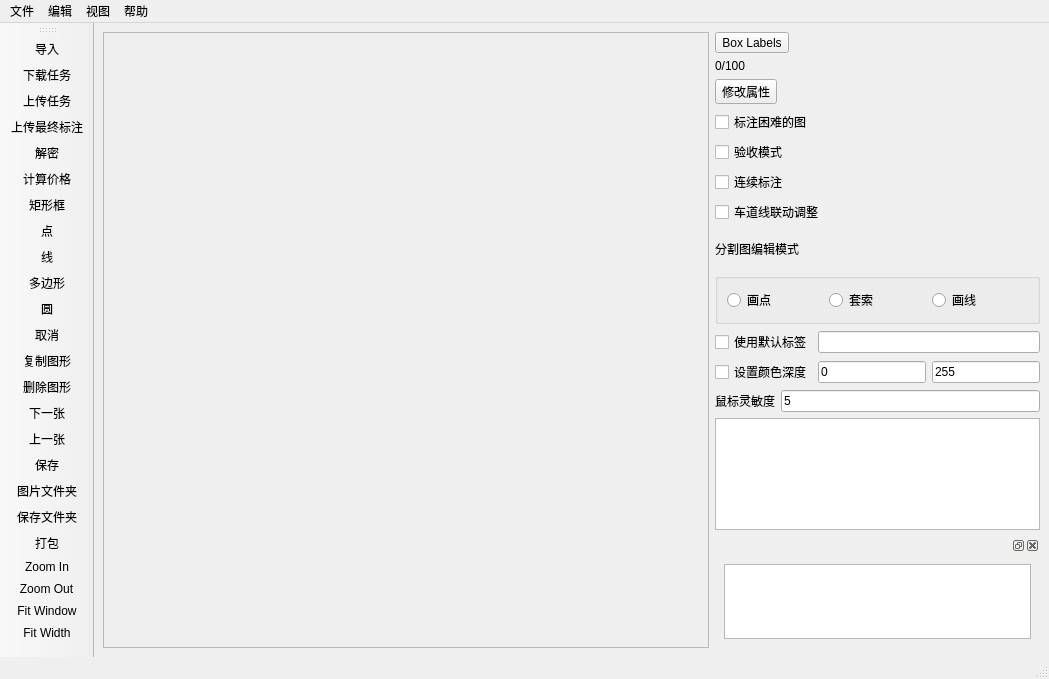
<?xml version="1.0" encoding="UTF-8"?>
<ui version="4.0">
 <class>MainWindow</class>
 <widget class="QMainWindow" name="MainWindow">
  <property name="geometry">
   <rect>
    <x>0</x>
    <y>0</y>
    <width>1049</width>
    <height>679</height>
   </rect>
  </property>
  <property name="windowTitle">
   <string>MainWindow</string>
  </property>
  <widget class="QWidget" name="centralwidget">
   <layout class="QHBoxLayout" name="horizontalLayout_4" stretch="7,0">
    <item>
     <widget class="QScrollArea" name="scrollArea">
      <property name="widgetResizable">
       <bool>true</bool>
      </property>
      <widget class="QWidget" name="scrollAreaWidgetContents">
       <property name="geometry">
        <rect>
         <x>0</x>
         <y>0</y>
         <width>549</width>
         <height>614</height>
        </rect>
       </property>
      </widget>
     </widget>
    </item>
    <item>
     <layout class="QVBoxLayout" name="verticalLayout_2" stretch="0,0,0,0,0">
      <item>
       <widget class="QToolButton" name="toolButton_2">
        <property name="text">
         <string>Box Labels</string>
        </property>
       </widget>
      </item>
      <item>
       <widget class="QLabel" name="label_4">
        <property name="text">
         <string>0/100</string>
        </property>
       </widget>
      </item>
      <item>
       <widget class="QToolButton" name="toolButton">
        <property name="text">
         <string>修改属性</string>
        </property>
       </widget>
      </item>
      <item>
       <layout class="QVBoxLayout" name="verticalLayout_3">
        <item>
         <widget class="QCheckBox" name="checkBox">
          <property name="text">
           <string>标注困难的图</string>
          </property>
         </widget>
        </item>
        <item>
         <widget class="QCheckBox" name="checkBox_2">
          <property name="text">
           <string>验收模式</string>
          </property>
         </widget>
        </item>
        <item>
         <widget class="QCheckBox" name="checkBox_4">
          <property name="text">
           <string>连续标注</string>
          </property>
         </widget>
        </item>
        <item>
         <widget class="QCheckBox" name="checkBox_3">
          <property name="text">
           <string>车道线联动调整</string>
          </property>
         </widget>
        </item>
       </layout>
      </item>
      <item>
       <layout class="QVBoxLayout" name="verticalLayout" stretch="1,1,1,1,1,3,3">
        <item>
         <widget class="QLabel" name="label">
          <property name="text">
           <string>分割图编辑模式</string>
          </property>
         </widget>
        </item>
        <item>
         <widget class="QGroupBox" name="groupBox">
          <property name="title">
           <string/>
          </property>
          <layout class="QHBoxLayout" name="horizontalLayout">
           <item>
            <widget class="QRadioButton" name="radioButton">
             <property name="text">
              <string>画点</string>
             </property>
            </widget>
           </item>
           <item>
            <widget class="QRadioButton" name="radioButton_2">
             <property name="text">
              <string>套索</string>
             </property>
            </widget>
           </item>
           <item>
            <widget class="QRadioButton" name="radioButton_3">
             <property name="text">
              <string>画线</string>
             </property>
            </widget>
           </item>
          </layout>
         </widget>
        </item>
        <item>
         <layout class="QHBoxLayout" name="horizontalLayout_3">
          <item>
           <widget class="QCheckBox" name="checkBox_5">
            <property name="text">
             <string>使用默认标签</string>
            </property>
           </widget>
          </item>
          <item>
           <widget class="QLineEdit" name="lineEdit"/>
          </item>
         </layout>
        </item>
        <item>
         <layout class="QGridLayout" name="gridLayout">
          <item row="0" column="2">
           <widget class="QLineEdit" name="lineEdit_3">
            <property name="text">
             <string>255</string>
            </property>
           </widget>
          </item>
          <item row="0" column="0">
           <widget class="QCheckBox" name="checkBox_6">
            <property name="text">
             <string>设置颜色深度</string>
            </property>
           </widget>
          </item>
          <item row="0" column="1">
           <widget class="QLineEdit" name="lineEdit_2">
            <property name="text">
             <string>0</string>
            </property>
           </widget>
          </item>
         </layout>
        </item>
        <item>
         <layout class="QHBoxLayout" name="horizontalLayout_2">
          <item>
           <widget class="QLabel" name="label_3">
            <property name="text">
             <string>鼠标灵敏度</string>
            </property>
           </widget>
          </item>
          <item>
           <widget class="QLineEdit" name="lineEdit_4">
            <property name="text">
             <string>5</string>
            </property>
           </widget>
          </item>
         </layout>
        </item>
        <item>
         <widget class="QListWidget" name="listWidget"/>
        </item>
        <item>
         <widget class="QDockWidget" name="dockWidget_10">
          <widget class="QWidget" name="dockWidgetContents_13">
           <layout class="QVBoxLayout" name="verticalLayout_4">
            <item>
             <widget class="QListWidget" name="listWidget_2"/>
            </item>
           </layout>
          </widget>
         </widget>
        </item>
       </layout>
      </item>
     </layout>
    </item>
   </layout>
  </widget>
  <widget class="QMenuBar" name="menuBar">
   <property name="geometry">
    <rect>
     <x>0</x>
     <y>0</y>
     <width>1049</width>
     <height>23</height>
    </rect>
   </property>
   <widget class="QMenu" name="menu">
    <property name="title">
     <string>文件</string>
    </property>
    <addaction name="action"/>
    <addaction name="action_2"/>
    <addaction name="action_3"/>
    <addaction name="action_4"/>
    <addaction name="action_5"/>
    <addaction name="action_6"/>
    <addaction name="action_7"/>
    <addaction name="action_8"/>
    <addaction name="action_9"/>
    <addaction name="action_10"/>
    <addaction name="action_Ctrl_Q"/>
    <addaction name="action_Ctrl_X"/>
   </widget>
   <widget class="QMenu" name="menu_2">
    <property name="title">
     <string>编辑</string>
    </property>
    <addaction name="action_11"/>
    <addaction name="action_12"/>
    <addaction name="action_13"/>
    <addaction name="action_14"/>
    <addaction name="action_15"/>
    <addaction name="action_16"/>
    <addaction name="action_17"/>
    <addaction name="action_18"/>
    <addaction name="action_19"/>
    <addaction name="action_20"/>
    <addaction name="actionBoxLineColor"/>
   </widget>
   <widget class="QMenu" name="menu_3">
    <property name="title">
     <string>视图</string>
    </property>
    <addaction name="actionAuto_Saving"/>
    <addaction name="actionSingle_Class_Mode_Ctrl_ShIft_S"/>
    <addaction name="actionShow_Hide_Label_Panel_Ctrl_Shift_S"/>
    <addaction name="actionAdvanced_Mode"/>
    <addaction name="actionHide_RectBox"/>
    <addaction name="actionShow_RectBox"/>
    <addaction name="actionZoom_in"/>
    <addaction name="actionZoom_out"/>
    <addaction name="actionOriginal_size"/>
    <addaction name="actionFit_Window_2"/>
    <addaction name="actionFit_Width_2"/>
   </widget>
   <widget class="QMenu" name="menu_4">
    <property name="title">
     <string>帮助</string>
    </property>
    <addaction name="action_21"/>
    <addaction name="action_22"/>
   </widget>
   <addaction name="menu"/>
   <addaction name="menu_2"/>
   <addaction name="menu_3"/>
   <addaction name="menu_4"/>
  </widget>
  <widget class="QToolBar" name="toolBar">
   <property name="windowTitle">
    <string>toolBar</string>
   </property>
   <property name="iconSize">
    <size>
     <width>24</width>
     <height>24</height>
    </size>
   </property>
   <attribute name="toolBarArea">
    <enum>LeftToolBarArea</enum>
   </attribute>
   <attribute name="toolBarBreak">
    <bool>false</bool>
   </attribute>
   <addaction name="action_24"/>
   <addaction name="action_25"/>
   <addaction name="action_26"/>
   <addaction name="action_27"/>
   <addaction name="action_28"/>
   <addaction name="action_29"/>
   <addaction name="action_30"/>
   <addaction name="action_31"/>
   <addaction name="action_32"/>
   <addaction name="action_33"/>
   <addaction name="action_34"/>
   <addaction name="action_35"/>
   <addaction name="action_36"/>
   <addaction name="action_37"/>
   <addaction name="action_38"/>
   <addaction name="action_39"/>
   <addaction name="action_40"/>
   <addaction name="action_41"/>
   <addaction name="action_42"/>
   <addaction name="action_43"/>
   <addaction name="actionZoom_In"/>
   <addaction name="actionZoom_Out"/>
   <addaction name="actionFit_Window"/>
   <addaction name="actionFit_Width"/>
  </widget>
  <widget class="QStatusBar" name="statusBar"/>
  <action name="action">
   <property name="text">
    <string>导入</string>
   </property>
  </action>
  <action name="action_2">
   <property name="text">
    <string>图片文件夹</string>
   </property>
  </action>
  <action name="action_3">
   <property name="text">
    <string>保存文件夹</string>
   </property>
  </action>
  <action name="action_4">
   <property name="text">
    <string>最近访问</string>
   </property>
  </action>
  <action name="action_5">
   <property name="text">
    <string>保存                        Ctrl+S</string>
   </property>
  </action>
  <action name="action_6">
   <property name="text">
    <string>另存为                     Ctrl+Shift+S</string>
   </property>
  </action>
  <action name="action_7">
   <property name="text">
    <string>下一张                     Right</string>
   </property>
  </action>
  <action name="action_8">
   <property name="text">
    <string>上一张                     Left</string>
   </property>
  </action>
  <action name="action_9">
   <property name="text">
    <string>关闭文件</string>
   </property>
  </action>
  <action name="action_10">
   <property name="text">
    <string>重置</string>
   </property>
  </action>
  <action name="action_Ctrl_Q">
   <property name="text">
    <string>修改多边形               Ctrl+Q</string>
   </property>
  </action>
  <action name="action_Ctrl_X">
   <property name="text">
    <string>删除多边形               Ctrl+X</string>
   </property>
  </action>
  <action name="action_11">
   <property name="text">
    <string>矩形框</string>
   </property>
  </action>
  <action name="action_12">
   <property name="text">
    <string>线                          L</string>
   </property>
  </action>
  <action name="action_13">
   <property name="text">
    <string>多边形                    Ctrl+A</string>
   </property>
  </action>
  <action name="action_14">
   <property name="text">
    <string>圆                          Ctrl+W</string>
   </property>
  </action>
  <action name="action_15">
   <property name="text">
    <string>添加交通标志           Up</string>
   </property>
  </action>
  <action name="action_16">
   <property name="text">
    <string>删除交通标志           Down</string>
   </property>
  </action>
  <action name="action_17">
   <property name="text">
    <string>取消                       Ctrl+Z</string>
   </property>
  </action>
  <action name="action_18">
   <property name="text">
    <string>修改属性                 Ctrl+E</string>
   </property>
  </action>
  <action name="action_19">
   <property name="text">
    <string>复制图形                 Ctrl+C</string>
   </property>
  </action>
  <action name="action_20">
   <property name="text">
    <string>删除图形                 Del</string>
   </property>
  </action>
  <action name="actionBoxLineColor">
   <property name="text">
    <string>BoxLineColor         Ctrl+L</string>
   </property>
  </action>
  <action name="action_21">
   <property name="text">
    <string>软件信息</string>
   </property>
  </action>
  <action name="action_22">
   <property name="text">
    <string>检查更新</string>
   </property>
  </action>
  <action name="actionAuto_Saving">
   <property name="text">
    <string>Auto Saving</string>
   </property>
  </action>
  <action name="actionSingle_Class_Mode_Ctrl_ShIft_S">
   <property name="text">
    <string>Single Class Mode              Ctrl+ShIft+S</string>
   </property>
  </action>
  <action name="actionShow_Hide_Label_Panel_Ctrl_Shift_S">
   <property name="text">
    <string>Show/Hide  Label Panel       Ctrl+Shift+S</string>
   </property>
  </action>
  <action name="actionAdvanced_Mode">
   <property name="text">
    <string>Advanced Mode                 Ctrl+Shift+A</string>
   </property>
  </action>
  <action name="actionHide_RectBox">
   <property name="text">
    <string>Hide RectBox</string>
   </property>
  </action>
  <action name="actionShow_RectBox">
   <property name="text">
    <string>Show RectBox</string>
   </property>
  </action>
  <action name="actionZoom_in">
   <property name="text">
    <string>Zoom in                             Ctrl++</string>
   </property>
  </action>
  <action name="actionZoom_out">
   <property name="text">
    <string>Zoom out                           Ctrl++</string>
   </property>
  </action>
  <action name="action_24">
   <property name="text">
    <string>导入</string>
   </property>
   <property name="toolTip">
    <string>导入</string>
   </property>
  </action>
  <action name="action_25">
   <property name="text">
    <string>下载任务</string>
   </property>
   <property name="toolTip">
    <string>下载任务</string>
   </property>
  </action>
  <action name="action_26">
   <property name="text">
    <string>上传任务</string>
   </property>
   <property name="toolTip">
    <string>package the xml file</string>
   </property>
  </action>
  <action name="action_27">
   <property name="text">
    <string>上传最终标注</string>
   </property>
   <property name="toolTip">
    <string>上传最终标注</string>
   </property>
  </action>
  <action name="action_28">
   <property name="text">
    <string>解密</string>
   </property>
   <property name="toolTip">
    <string>解密</string>
   </property>
  </action>
  <action name="action_29">
   <property name="text">
    <string>计算价格</string>
   </property>
   <property name="toolTip">
    <string>计算价格</string>
   </property>
  </action>
  <action name="action_30">
   <property name="text">
    <string>矩形框</string>
   </property>
   <property name="toolTip">
    <string>矩形框</string>
   </property>
  </action>
  <action name="action_31">
   <property name="text">
    <string>点</string>
   </property>
   <property name="toolTip">
    <string>点</string>
   </property>
  </action>
  <action name="action_32">
   <property name="text">
    <string>线</string>
   </property>
   <property name="toolTip">
    <string>线</string>
   </property>
  </action>
  <action name="action_33">
   <property name="text">
    <string>多边形</string>
   </property>
   <property name="toolTip">
    <string>多边形</string>
   </property>
  </action>
  <action name="action_34">
   <property name="text">
    <string>圆</string>
   </property>
   <property name="toolTip">
    <string>圆</string>
   </property>
  </action>
  <action name="action_35">
   <property name="text">
    <string>取消</string>
   </property>
   <property name="toolTip">
    <string>取消</string>
   </property>
  </action>
  <action name="action_36">
   <property name="text">
    <string>复制图形</string>
   </property>
   <property name="toolTip">
    <string>复制图形</string>
   </property>
  </action>
  <action name="action_37">
   <property name="text">
    <string>删除图形</string>
   </property>
   <property name="toolTip">
    <string>删除图形</string>
   </property>
  </action>
  <action name="action_38">
   <property name="text">
    <string>下一张</string>
   </property>
   <property name="toolTip">
    <string>下一张</string>
   </property>
  </action>
  <action name="action_39">
   <property name="text">
    <string>上一张</string>
   </property>
   <property name="toolTip">
    <string>上一张</string>
   </property>
  </action>
  <action name="action_40">
   <property name="text">
    <string>保存</string>
   </property>
   <property name="toolTip">
    <string>保存</string>
   </property>
  </action>
  <action name="action_41">
   <property name="text">
    <string>图片文件夹</string>
   </property>
   <property name="toolTip">
    <string>图片文件夹</string>
   </property>
  </action>
  <action name="action_42">
   <property name="text">
    <string>保存文件夹</string>
   </property>
   <property name="toolTip">
    <string>保存文件夹</string>
   </property>
  </action>
  <action name="action_43">
   <property name="text">
    <string>打包</string>
   </property>
   <property name="toolTip">
    <string>打包</string>
   </property>
  </action>
  <action name="actionZoom_In">
   <property name="text">
    <string>Zoom In</string>
   </property>
   <property name="toolTip">
    <string>Zoom In</string>
   </property>
  </action>
  <action name="actionZoom_Out">
   <property name="text">
    <string>Zoom Out</string>
   </property>
   <property name="toolTip">
    <string>Zoom Out</string>
   </property>
  </action>
  <action name="actionFit_Window">
   <property name="text">
    <string>Fit Window</string>
   </property>
   <property name="toolTip">
    <string>Fit Window</string>
   </property>
  </action>
  <action name="actionFit_Width">
   <property name="text">
    <string>Fit Width</string>
   </property>
   <property name="toolTip">
    <string>Fit Width</string>
   </property>
  </action>
  <action name="actionOriginal_size">
   <property name="text">
    <string>Original size </string>
   </property>
  </action>
  <action name="actionFit_Window_2">
   <property name="text">
    <string>Fit Window                         Ctrl+F</string>
   </property>
  </action>
  <action name="actionFit_Width_2">
   <property name="text">
    <string>Fit Width</string>
   </property>
  </action>
 </widget>
 <resources/>
 <connections/>
</ui>
